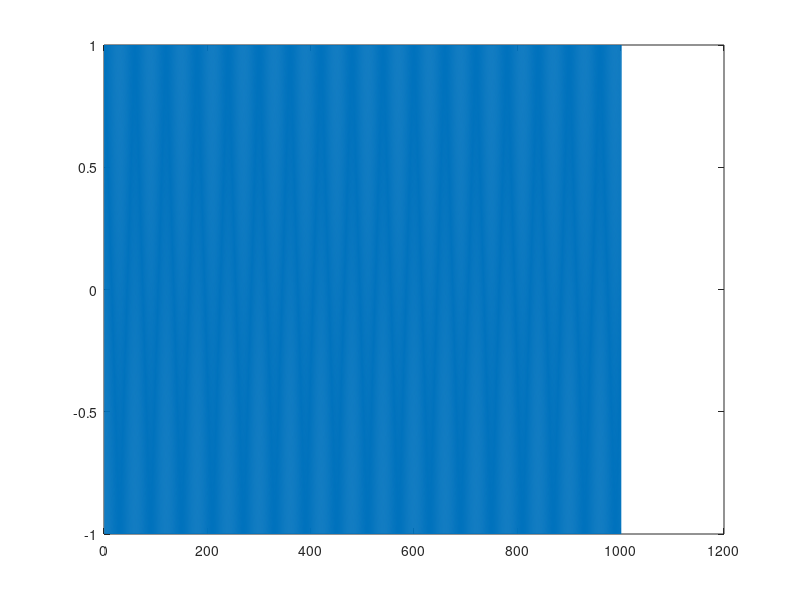

The MATLAB source for this figure: (Note: this script raises an error after producing the figure.)


fc = 24e9; % 24 Ghz Wave
c = 3e8;   %Speed of light
lambda = c/fc;  %wavelength

%%
% The sweep time can be computed based on the time needed for the signal to
% travel the unambiguous maximum range. In general, for an FMCW radar
% system, the sweep time should be at least 5 to 6 times the round trip
% time. This example uses a factor of 5.5.

range_max = 4;
%tm = 5*range2time(range_max,c);
tm = 0.00001; %Use sweep of 1ms
%%
% The sweep bandwidth can be determined according to the range resolution
% and the sweep slope is calculated using both sweep bandwidth and sweep
% time.


smshop = 10%samples per hop 
BW = 2e9
Fc = 1e7
fs  = BW*2;

FreqSteps = BW/Fc
L = length(linspace(0,smshop/Fc,1001));
wave = zeros(L,FreqSteps);
figure(1)
for steps = 1:FreqSteps
   t = [0:1:1000];
   I  = cos(((2*pi*(Fc*steps/(2*BW)*t))));
   Q  = sin(((2*pi*(Fc*steps/(2*BW)*t))));
   Z  = I - 1i*Q;
   %wave = vertcat(wave,Z');
   wave(:,steps) = Z';
   %plot(I)
   %Frq = Fc*steps;
   steps
   plot(real(wave(:,steps)));
end
t = [0:1:1000];
%I  = cos(((2*pi*(Fc*steps/(2*BW)*t))));
%plot(t*1/BW*1000,I);

%wind  = hann(length(wave))';
%wave = wave.*wind';
%spectrogram(wave,32,16,32,2e3,'yaxis');
%plot(real(wave))

%plot(t,I)
%hold on
%plot(t,Q)



sig = wave;


%% Target Model
% The target of an ACC radar is usually a car in front of it. This example
% assumes the target car is moving 50 m ahead of the car with the
% radar, at a speed of 96 km/h along the x-axis. 
%
% The radar cross section of a car, according to [1], can be computed based
% on the distance between the radar and the target car.

car_dist = 2;
car_rcs = db2pow(min(10*log10(car_dist)+5,20));

cartarget = phased.RadarTarget('Model','Nonfluctuating','MeanRCS',car_rcs,'PropagationSpeed',c,...
    'OperatingFrequency',fc);

%cartarget = phased.RadarTarget('Model','Swerling2','MeanRCS',car_rcs,'PropagationSpeed',c,...
%   'OperatingFrequency',fc);

carmotion = phased.Platform('InitialPosition',[car_dist;0;0.0]);

%%
% The propagation model is assumed to be free space.

channel = phased.FreeSpace('PropagationSpeed',c,...
    'OperatingFrequency',fc,'SampleRate',fs,'TwoWayPropagation',true);

%% Radar System Setup
% The rest of the radar system includes the transmitter, the receiver, and
% the antenna. This example uses the parameters presented in [1]. Note that
% this example models only main components and omits the effect from other
% components, such as coupler and mixer. In addition, for the sake of
% simplicity, the antenna is assumed to be isotropic and the gain of the
% antenna is included in the transmitter and the receiver.

ant_aperture = 6.06e-4;                         % in square meter
ant_gain = aperture2gain(ant_aperture,lambda);  % in dB

tx_ppower = db2pow(1)*1e-3;                     % in watts
tx_gain = 9+ant_gain;                           % in dB

rx_gain = 15+ant_gain;                          % in dB
rx_nf = 4.5;                                    % in dB



transmitter = phased.Transmitter('PeakPower',tx_ppower,'Gain',tx_gain);
receiver = phased.ReceiverPreamp('Gain',rx_gain,'NoiseFigure',rx_nf,...
    'SampleRate',fs);


radarmotion = phased.Platform('InitialPosition',[0;0;0]);


%rng(2012);
Nsweep = 4;
%xr = complex(zeros(waveform.SampleRate*waveform.SweepTime,Nsweep));

for m = 1:Nsweep

    dechirp_Data = [];
    dechirp_Data2 = [];

    for step_hop = 1:steps
        
    sig =  wave(:,step_hop);
    txsig = transmitter(sig);
    
    % Propagate the signal and reflect off the target
    tgt_pos = [20;0;0];% x y z position
    [radar_pos,radar_vel] = radarmotion(1);
    txsig = channel(txsig,radar_pos,tgt_pos,radar_vel,radar_vel);
 
    txsig = cartarget(txsig); %step(H,X,UPDATE)
    
    %Dechirp the received radar return
    txsig = receiver(txsig);    
    

    dechirpsig       = dechirp(txsig,sig);
   % plot(real(dechirpsig))
    dechirp_Data     = vertcat(dechirp_Data,dechirpsig(600:1000)); %BRKPNT
    dechirp_Data2(:,step_hop) = dechirpsig;
    
    figure(12)
    hold on
    plot(real(dechirp_Data))
    
    figure(2)
    hold on
    plot(real(txsig));
    plot(real(sig));
    figure(1)
    hold on
    plot(real(dechirpsig));
    I_avg(step_hop)= mean(real(dechirpsig(600:1000)));
    Q_avg(step_hop)= mean(imag(dechirpsig(600:1000)));
    step_hop
    end
    figure(13)
    plot(I_avg)
    hold on
    plot(Q_avg)
    
    %dechirpsig = decimate(dechirpsig,10000);
    %FFT
    dechirp_Data = I_avg + 1i*Q_avg ;
    plot(real(dechirp_Data))
    Fs = fs;              % Sampling frequency
    T = 1/Fs;             % Sampling period
    L = length(dechirp_Data);             % Length of signal
    t = (0:L-1)*T;        % Time vector
    window = hann(L)';
    Y = ifft(dechirp_Data.*window);
    f = Fs*(0:(L/2))/L;
    P2 = abs(Y/L);
    P1 = P2(1:L/2+1);
    P1(2:end-1) = 2*P1(2:end-1);

    
    %rng = c*f/sweep_slope/2; %  RANGE PLOT IN M 
    figure(3)
    hold on
    %axis([0 6 -120 10])
    plot(f,mag2db(P1))
    title('Range Power Plot')
    xlabel('Range (m)')
    ylabel('|P1 db(m)|')
    rng = c*f/sweep_slope/2; %  beat2range(f,sweep_slope,c)
     
    % Visualize the spectrum
    %specanalyzer([txsig dechirpsig]);
    
    %xr(:,m) = dechirpsig;
    
%Est Range
[y,x] = max(mag2db(P1)) % find peak FFT point
rng(x) % map to range array

figure(5)
hold on
[Pyy,F] = periodogram(dechirpsig,[],2048,Fs,'centered');
%plot(F/1000,10*log10(Pyy));
xlabel('Frequency (kHz)');
ylabel('Power/Frequency (dB/Hz)');
title('Periodogram Power Spectral Density Estimate After Dechirping');
end
    figure(20)
    hold on
    sinewave = []
    for step_hop = 1:steps
    sinewave = vertcat(sinewave,wave(:,step_hop));
    end
    spectrogram(sinewave,32,16,32,fs,'yaxis');
%% END EDS CODE %%



